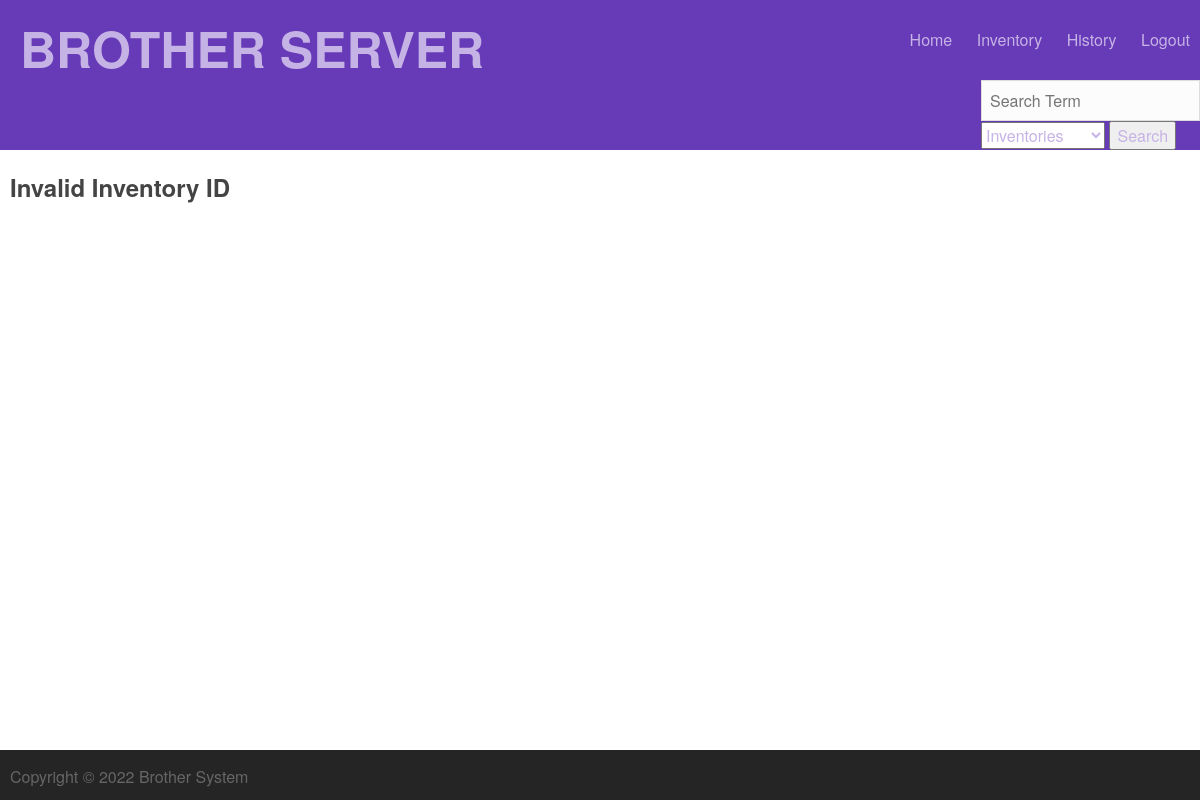
/inventory/8 (signed in), run on an earlier commit of the app's database.
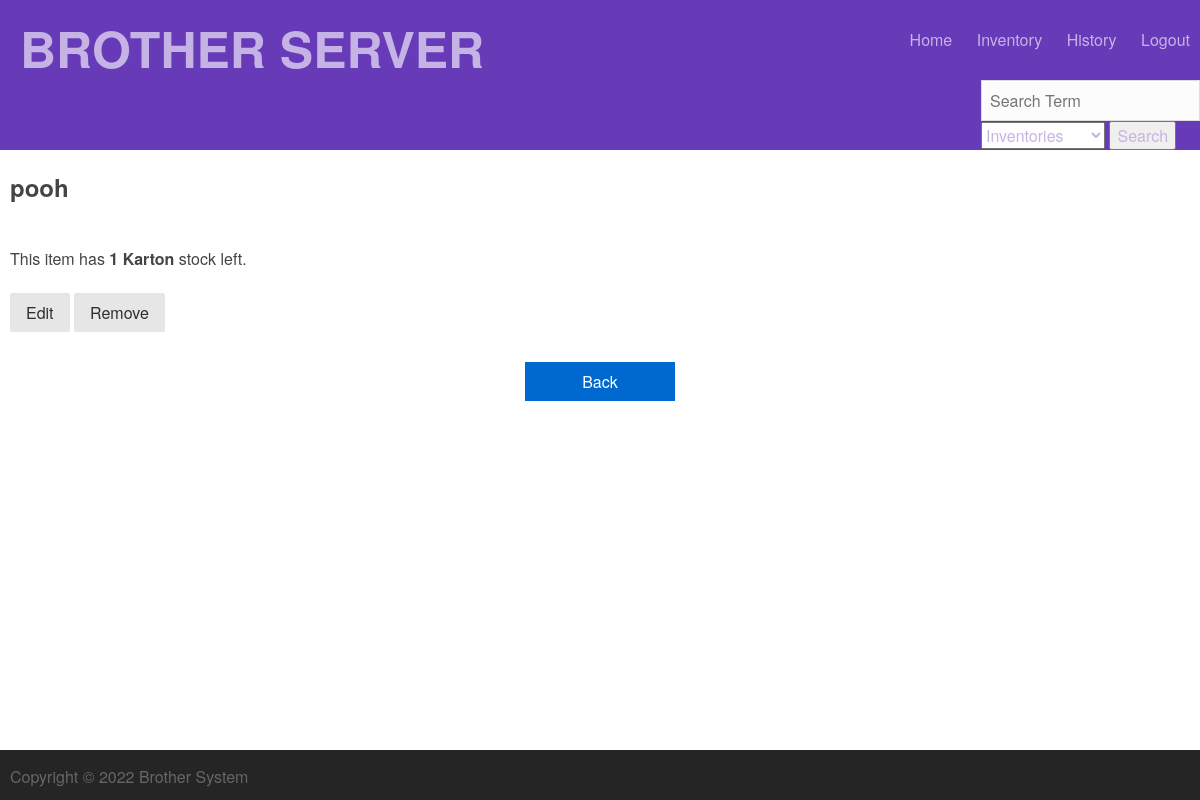
And on a later commit of the database.
### tables this page shows
CREATE TABLE Inventory(
            inventory_id INTEGER PRIMARY KEY AUTOINCREMENT,
            inventoryname TEXT,
            quantity INT,
            description TEXT);

### run.py (the view)
@app.route('/inventory/<inventory_id>')
def single_inventory(inventory_id):
    if ('logged_in' not in session or not session['logged_in']):
        return redirect(url_for('/login'))
    page['title'] = 'Inventory'
    inventory = None
    inventory = myDatabase.select_inventory(inventory_id)
    if inventory == None:
        inventory = []
    return render_template('singleitems/inventory.html',
                            user=session,
                            page=page,
                            inventory=inventory)

### database.py (called while the page is built)
    def execute(self, sql_string):
        out = None
        for string in sql_string.split(";"):
            try:
                out = self.cur.execute(string)
            except sqlite3.DatabaseError as e:
                print("database error:{}".format(e))
                pass
        return out

    def select_inventory(self, inventory_id):
        sql_query = """
                SELECT inv.inventory_id, inv.inventoryname, inv.quantity, inv.description, im.filename
                FROM Inventory inv INNER JOIN Images im
                ON inv.inventory_id = im.inventory_id
                Where inv.inventory_id = {inventory_id}
            """.format(inventory_id=inventory_id)
        result = []
        self.execute(sql_query)
        cols = [a[0] for a in self.cur.description]
        returning = self.cur.fetchall()
        for row in returning:
            result.append({a:b for a,b in zip(cols, row)})
        return result

### run.py (called while the page is built)
@app.before_request
def make_session_new():
    session.permanent = True
    app.permanent_session_lifetime = timedelta(minutes=15)
    session.modified = True

### templates/singleitems/inventory.html
{% include 'top.html' %}
<div class="content">
  <div class="container details">
    {% if inventory %}
    <h2 class="title">{{inventory[0].inventoryname}}</h2>
    <br />
    This item has <strong>{{inventory[0].quantity}} {{ inventory[0].description }}</strong> stock left.
    <br />
    <br />
    <a class="pure-button" href="{{ url_for('edit', inventory_id=inventory[0].inventory_id) }}">Edit</a>
    <a class="pure-button" href="{{ url_for('remove_inventory', inventory_id=inventory[0].inventory_id) }}">Remove</a>
    <form class="login" action="{{url_for('list_inventories')}}">
      <button class="flat" type="submit">Back</button>
     </form>
    {% else %}
    <h2 class="title">Invalid Inventory ID</h2>
    {% endif %}
  </div>
</div>
{% include 'bottom.html'%}

What changed in the data, as far as the page shows it:
added Inventory: inventoryname "pooh", quantity "1", description "Karton"
Also different on the page:
text no longer shown: "Invalid Inventory ID"
text now shown: "This item has stock left. Edit Remove Back"
